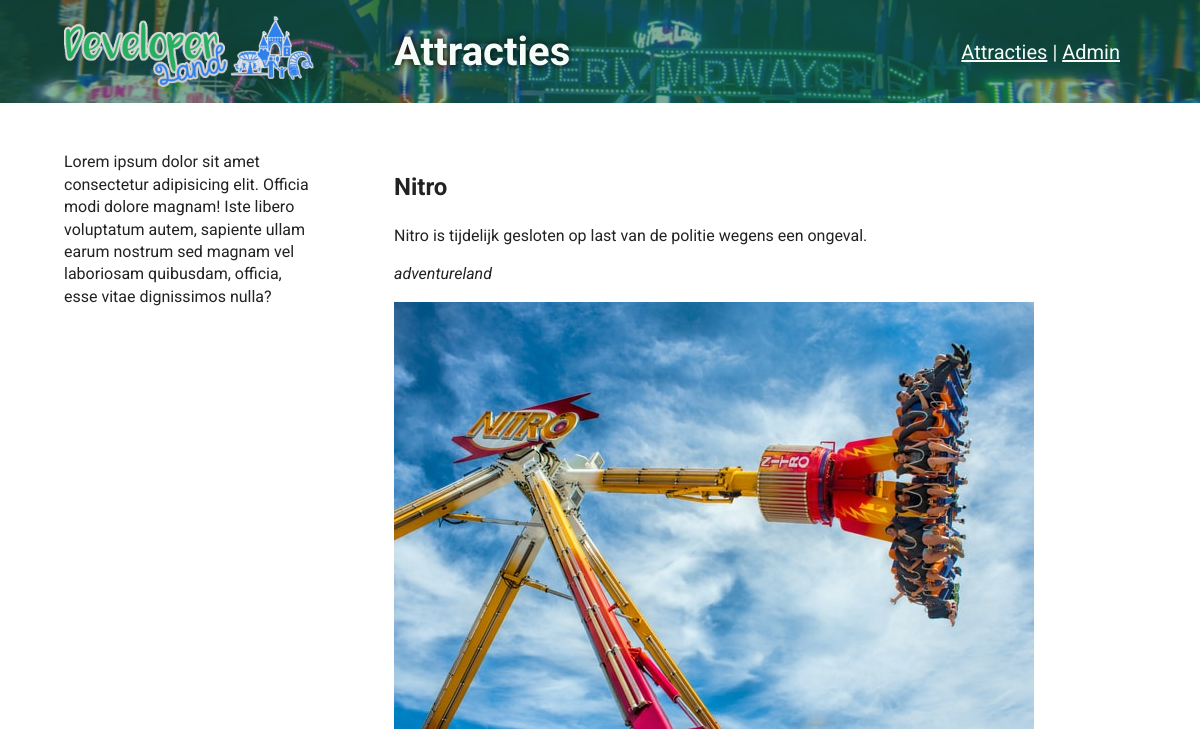
The page / on the database its author committed.
### tables this page shows
CREATE TABLE IF NOT EXISTS `rides` (
  `id` int(11) NOT NULL AUTO_INCREMENT,
  `title` varchar(255) NOT NULL,
  `themeland` varchar(255) NOT NULL,
  `img_file` text NOT NULL,
  `description` text NOT NULL,
  `min_length` int default NULL,
  `fast_pass` int(1) default 0,
  PRIMARY KEY (`id`)
);

### index.php (the view, shortened to what this page needs)
<!doctype html>
<html lang="nl">
<head>
    <link rel="stylesheet" href="<?php echo $base_url; ?>/css/normalize.css">
    <link rel="stylesheet" href="<?php echo $base_url; ?>/css/main.css">
</head>
<body>
    <?php require_once 'header.php'; ?>
    <div class="container content">
        <aside>
            Lorem ipsum dolor sit amet consectetur adipisicing elit. Officia modi dolore magnam! Iste libero voluptatum autem, sapiente ullam earum nostrum sed magnam vel laboriosam quibusdam, officia, esse vitae dignissimos nulla?
        </aside>
        <main>
        <?php
            require_once 'admin/backend/conn.php';
            $query = "SELECT * FROM rides";
            $statement = $conn->prepare($query);
            $statement->execute();
            $rides = $statement->fetchAll(PDO::FETCH_ASSOC);
        ?>
            <div class="attracties">
            <?php foreach ($rides as $ride) ?>
                <div class="attractie">
                    <h2><?php echo $ride['title']?></h2>
                    <p><?php echo $ride['description']?></p>
                    <p><i><?php echo $ride['themeland']?></i></p>
                    <img src="<?php echo 'img/attracties/' . $ride['img_file']?>" alt="plaat">
                </div>
            </div>
        </main>
    </div>
</body>
</html>

### css/main.css (style rules this page uses)
html { color: #222; font-size: 1em; line-height: 1.4; }
audio, canvas, iframe, img, svg, video { vertical-align: middle; }
html { font-size: 16px; }
body { font-family: Roboto, sans-serif; }
.container { margin-left: 4rem; margin-right: 5rem; }
.container.content { display: grid; grid-template-columns: 250px 1fr; margin-top: 3rem; column-gap: 5rem; }
.attracties { grid-template-columns: repeat(4, 2fr); }

### rows shown on the page
rides: title "Nitro", description "Nitro is tijdelijk gesloten op last van de politie wegens een ongeval.", themeland "adventureland", img_file (picture)
